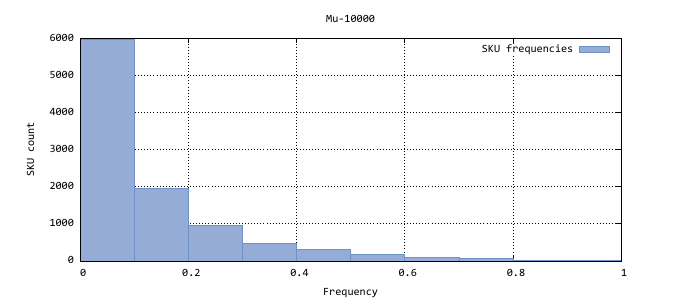

This figure's gnuplot source:
reset
# Output definition
set terminal pdfcairo enhanced size 7, 3 font "Consolas, 12"
set lmargin 13
set rmargin 13
# Parameters
set key right top Right
set grid
set style fill solid 0.75
# Line-Styles
set style line 1 linetype 1 linecolor rgb "#7090c8" linewidth 1
set output "Mu-10000.pdf"
set title "Mu-10000"
set xlabel "Frequency"
set ylabel "SKU count"
plot \
"Mu-10000groups.dat" u 1:2 w boxes linestyle 1 t "SKU frequencies"
set title "Mu-10000"
set xlabel "SKU"
set ylabel "frequency"
plot \
"Mu-10000simple.dat" u 1:2 w steps linestyle 1 t "SKU frequencies"
set title "Mu-10000"
set xlabel "SKU"
set ylabel "probability"
plot \
"Mu-10000probability.dat" u 1:2 w steps linestyle 1 t "SKU probabilities"
set title "Mu-10000"
set xlabel "SKU"
set ylabel "size"
plot \
"Mu-10000weights.dat" u 1:2 w steps linestyle 1 t "SKU size"
set title "Mu-10000"
set xlabel "SKU"
set ylabel "units"
plot \
"Mu-10000bundlesizes.dat" u 1:2 w steps linestyle 1 t "SKU replenishment order size"
reset
exit
